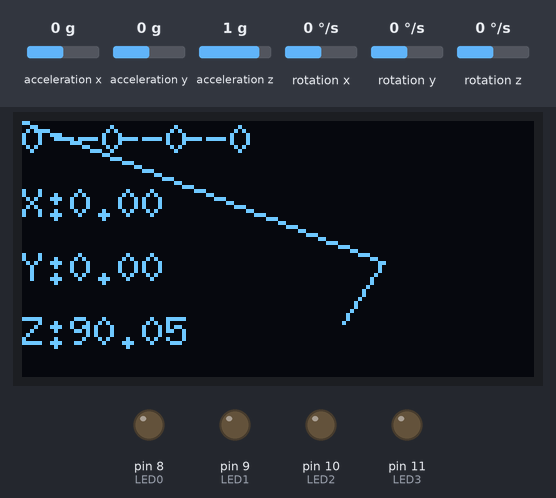
This sketch was run on a simulated Arduino Uno, built with avr-gcc and run on an emulated ATmega328P. On the bench: 128×64 one-colour display, output pins drawn as LEDs (lit = HIGH). Inputs (shaded band) come from the test bench; at power-on: acceleration z 1 g, acceleration x 0 g, acceleration y 0 g, rotation x 0 °/s, rotation y 0 °/s, rotation z 0 °/s. What the sketch prints to the serial monitor is not drawn.

Above: at 1.2 s.
1.3 s: acceleration z set to 0 g
At 2.4 s:
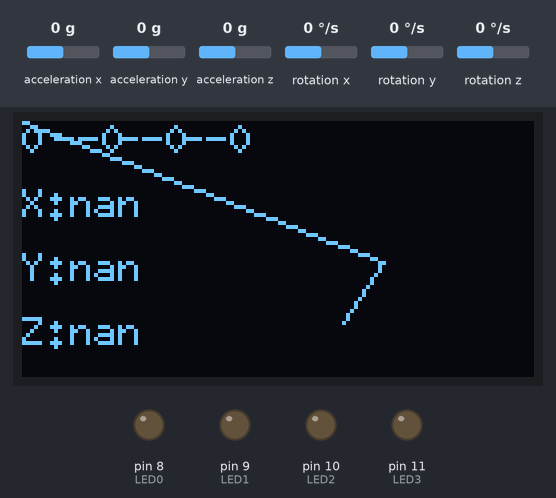
3.1 s: acceleration x set to -1.4 g
At 4.8 s:
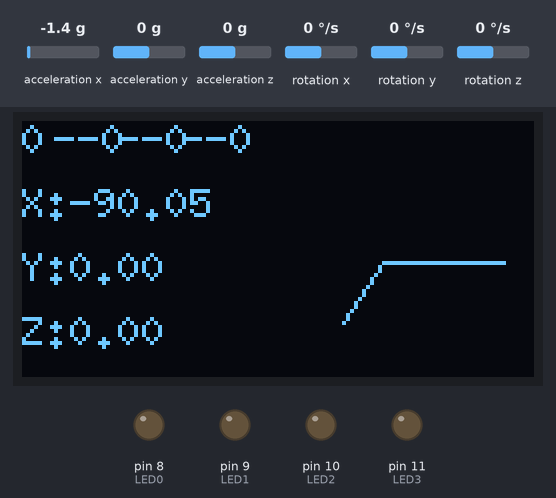
5.2 s: acceleration z set to 0.8 g
At 6.2 s:
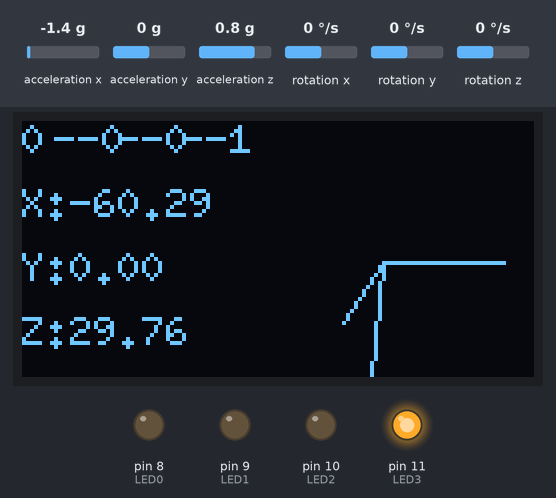
7.0 s: acceleration x set to 1.4 g
At 8.5 s:
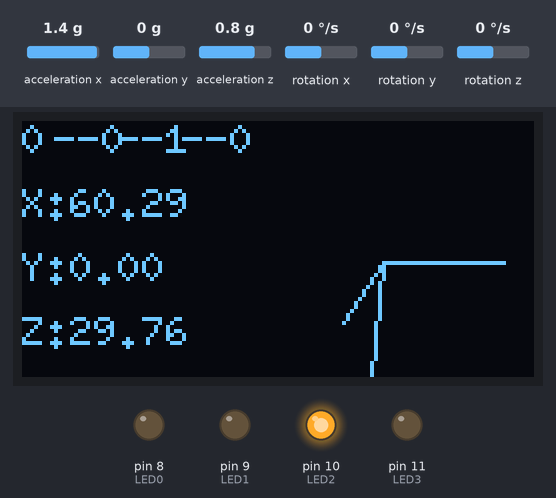
8.8 s: acceleration y set to -1.4 g
At 9.9 s:
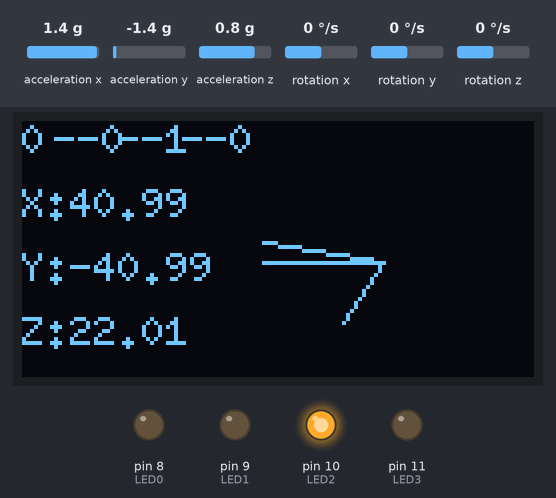
Timing chart, 0 to 11.6 s (numbered marks = the images above; inputs shaded):
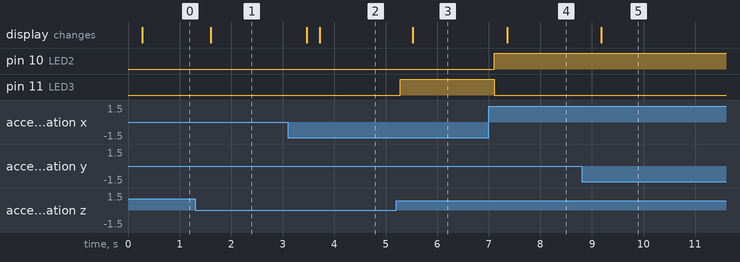

Measured:
- after the input at 1.3 s, the display: changes after 0.30 s (image 1)
- after the input at 3.1 s, the display: first changes after 0.36 s (image 2 shows a later state)
- after the input at 5.2 s, pin 11 (LED3): LOW → HIGH after 0.08 s; the display: changes after 0.32 s (image 3)
- after the input at 7.0 s, pin 10 (LED2): LOW → HIGH after 0.11 s; pin 11 (LED3): HIGH → LOW after 0.11 s; the display: changes after 0.35 s (image 4)
- after the input at 8.8 s, the display: changes after 0.38 s (image 5)

The sketch:

MPU6050AngleOLED.ino
```cpp
#include <I2Cdev.h>
#include <MPU6050.h>
#include <Wire.h>
#include "math.h"
#include "U8glib.h"

U8GLIB_SSD1306_128X64 u8g(U8G_I2C_OPT_NONE);
// HW SPI Com: CS = 10, A0 = 9 (Hardware Pins are  SCK = 13 and MOSI = 11)

//====set offset of x,y,z===========
#define Gx_offset -3.06
#define Gy_offset 1.01
#define Gz_offset -0.88

#define LED0 8
#define LED1 9
#define LED2 10
#define LED3 11

//====================
MPU6050 accelgyro;

int16_t ax,ay,az;

int16_t gx,gy,gz;//Storing original data
float aax,aay,aaz,ggx,ggy,ggz;//The quantized data is stored
float Ax,Ay,Az;// g(9.8m/s^2)
float Gx,Gy,Gz;// °/s
int left,right,head,back;
int Mx,My,Mz,Nx,Ny,Nz;

float Angel_accX,Angel_accY,Angel_accZ;//Storing the calculated angle by acceleration

long LastTime,NowTime,TimeSpan;//Integral to the angular velocity


void setup()
{
  Wire.begin();

  Serial.begin(115200);

  Serial.println("Initializing I2C device.....");
  accelgyro.initialize();

  Serial.println("Testing device connections...");
  Serial.println(accelgyro.testConnection() ? "MPU6050 connection successful":"MPU6050 connection failure");

  pinMode(LED0,OUTPUT);
  pinMode(LED1,OUTPUT);
  pinMode(LED2,OUTPUT);
  pinMode(LED3,OUTPUT);
}
 void u8g_prepare(void) {
  u8g.setFont(u8g_font_6x10);
  u8g.setFontRefHeightExtendedText();
  u8g.setDefaultForegroundColor();
  u8g.setFontPosTop();
}

void u8g_box_frame() {
  u8g.drawLine(90,35,Mz,Nz);//z
  u8g.drawLine(90,35,My,Ny);//y
  u8g.drawLine(90,35,80,50);//x
}
void Rotate() {
if((-90<=Angel_accY)&&(Angel_accY<=0)&&(0<=Angel_accZ)&&(Angel_accZ<=90))
{
My=90+30*cos(Angel_accY);
Ny=35-30*sin(Angel_accY);
Mz=90+30*cos(Angel_accZ);
Nz=35-30*sin(Angel_accZ);
}
else if((-90<=Angel_accY)&&(Angel_accY<=0)&&(-90<=Angel_accZ)&&(Angel_accZ<=0))
{
My=90+30*cos(Angel_accY);
Ny=35-30*sin(Angel_accY);
Mz=90+30*cos(Angel_accZ);
Nz=35-30*sin(Angel_accZ);
}
else if((0<=Angel_accY)&&(Angel_accY<=90)&&(-90<=Angel_accZ)&&(Angel_accZ<=0))
{
My=90-30*cos(Angel_accY);
Ny=35-30*sin(Angel_accY);
Mz=90+30*cos(Angel_accZ);
Nz=35-30*sin(Angel_accZ);
}
else if((0<=Angel_accY)&&(Angel_accY<=90)&&(0<=Angel_accZ)&&(Angel_accZ<=90))
{
My=90+30*cos(Angel_accY);
Ny=35-30*sin(Angel_accY);
Mz=90-30*cos(Angel_accZ);
Nz=35-30*sin(Angel_accZ);
}
}
void draw(void) {
  u8g_prepare();
  u8g_box_frame();
  Rotate();
  u8g.setFont(u8g_font_6x10);
  u8g.setPrintPos(0, 16);
  u8g.print("X:");
  u8g.print(Angel_accX);
  u8g.setPrintPos(0, 32);
  u8g.print("Y:");
  u8g.print(Angel_accY);
  u8g.setPrintPos(0, 48);
  u8g.print("Z:");
  u8g.print(Angel_accZ);

  u8g.setPrintPos(0, 0);
  u8g.print(right);
  u8g.setPrintPos(8, 0);
  u8g.print("--");
  u8g.print(left);
  u8g.setPrintPos(24, 0);
   u8g.print("--");
  u8g.print(head);
  u8g.setPrintPos(40, 0);
  u8g.print("--");
  u8g.print(back);
}
void loop()
{
  accelgyro.getMotion6(&ax,&ay,&az,&gx,&gy,&gz);//Being three-axis acceleration and angular velocity

//======get Acceleration values of x,y,z
   Ax=ax/16384.00;
   Ay=ay/16384.00;
   Az=az/16384.00;
   //==========there are calculated angle between thethree axes of coordinate system by acceleration
   Angel_accX=atan(Ax/sqrt(Az*Az+Ay*Ay))*180/3.14;
   Angel_accY=atan(Ay/sqrt(Ax*Ax+Az*Az))*180/3.14;
   Angel_accZ=atan(Az/sqrt(Ax*Ax+Ay*Ay))*180/3.14;

  //==============================


  delay(10);//This is used to control the sampling rate
  //stop
  if((-5<=Angel_accX)&&(Angel_accX<=5)&&(-5<=Angel_accY)&&(Angel_accY<=5)&&(85<=Angel_accZ)&&(Angel_accZ<=90))
  {
right=0;left=0;head=0;back=0;
  }
  //right
  else if((-15<=Angel_accX)&&(Angel_accX<=15)&&(-90<=Angel_accY)&&(Angel_accY<=-5)&&(-5<=Angel_accZ)&&(Angel_accZ<=84))
  {
right=1;left=0;head=0;back=0;
  }
    //left
  else if((-15<=Angel_accX)&&(Angel_accX<=15)&&(-5<=Angel_accY)&&(Angel_accY<=84)&&(-5<=Angel_accZ)&&(Angel_accZ<=90))
  {
right=0;left=1;head=0;back=0;
  }
    //head
  else if((-5<=Angel_accX)&&(Angel_accX<=90)&&(-15<=Angel_accY)&&(Angel_accY<=15)&&(-5<=Angel_accZ)&&(Angel_accZ<=84))
  {
right=0;left=0;head=1;back=0;
  }
    //back
  else if((-90<=Angel_accX)&&(Angel_accX<=-5)&&(-15<=Angel_accY)&&(Angel_accY<=15)&&(-5<=Angel_accZ)&&(Angel_accZ<=84))
  {
right=0;left=0;head=0;back=1;
  }

  digitalWrite(LED0, right);
  digitalWrite(LED1, left);
  digitalWrite(LED2, head);
  digitalWrite(LED3, back);


    u8g.firstPage();
  do {
    draw();
  } while( u8g.nextPage() );
}
```
